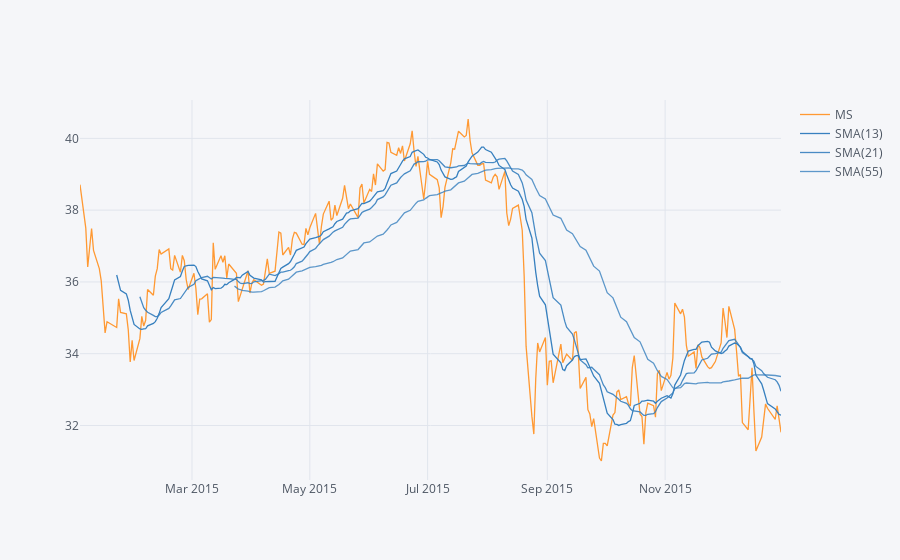

Notebook code cell kept with this figure:
### Code cell
import pandas_ta as ta
bank_stocks['MS']['Close'].loc['2015-01-01':'2016-01-01'].ta_plot(study ='sma',periods =[13,21,55])
plt.show()

### Figure 1 — Plotly figure (JSON) as saved in the notebook; plotly's stock layout.template omitted (floating-point values rounded to 4 significant figures; data arrays with more than 128 entries replaced by an {"elided": "..."} marker saying what was removed)
{"data": [{"line": {"color": "rgba(255, 153, 51, 1.0)", "dash": "solid", "shape": "linear", "width": 1.3}, "mode": "lines", "name": "MS", "text": "", "type": "scatter", "x": {"elided": "252 str values"}, "y": {"elided": "252 float values"}}, {"line": {"color": "rgba(55, 128, 191, 1.0)", "dash": "solid", "shape": "linear", "width": 1.3}, "mode": "lines", "name": "SMA(13)", "text": "", "type": "scatter", "x": {"elided": "252 str values"}, "y": {"elided": "252 mixed values"}}, {"line": {"color": "rgba(55, 128, 191, 0.8999999999999999)", "dash": "solid", "shape": "linear", "width": 1.3}, "mode": "lines", "name": "SMA(21)", "text": "", "type": "scatter", "x": {"elided": "252 str values"}, "y": {"elided": "252 mixed values"}}, {"line": {"color": "rgba(55, 128, 191, 0.7999999999999998)", "dash": "solid", "shape": "linear", "width": 1.3}, "mode": "lines", "name": "SMA(55)", "text": "", "type": "scatter", "x": {"elided": "252 str values"}, "y": {"elided": "252 mixed values"}}], "layout": {"autosize": true, "legend": {"bgcolor": "#F5F6F9", "font": {"color": "#4D5663"}}, "paper_bgcolor": "#F5F6F9", "plot_bgcolor": "#F5F6F9", "title": {"font": {"color": "#4D5663"}}, "xaxis": {"autorange": true, "gridcolor": "#E1E5ED", "range": ["2015-01-02", "2015-12-31"], "showgrid": true, "tickfont": {"color": "#4D5663"}, "title": {"font": {"color": "#4D5663"}, "text": ""}, "type": "date", "zerolinecolor": "#E1E5ED"}, "yaxis": {"autorange": true, "gridcolor": "#E1E5ED", "range": [30.48, 41.07], "showgrid": true, "tickfont": {"color": "#4D5663"}, "title": {"font": {"color": "#4D5663"}, "text": ""}, "type": "linear", "zerolinecolor": "#E1E5ED"}}}
